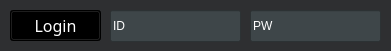
   <widget class="QWidget" name="widget" native="true">
    <property name="geometry">
     <rect>
      <x>10</x>
      <y>0</y>
      <width>391</width>
      <height>51</height>
     </rect>
    </property>
    <property name="styleSheet">
     <string notr="true">background-color: rgb(46, 47, 49);</string>
    </property>
    <widget class="QLineEdit" name="login_ID">
     <property name="geometry">
      <rect>
       <x>110</x>
       <y>10</y>
       <width>131</width>
       <height>32</height>
      </rect>
     </property>
     <property name="styleSheet">
      <string notr="true">background-color: rgb(62, 70, 73);
color: rgb(255, 255, 255);</string>
     </property>
     <property name="text">
      <string>ID</string>
     </property>
    </widget>
    <widget class="QLineEdit" name="login_Pw">
     <property name="geometry">
      <rect>
       <x>250</x>
       <y>10</y>
       <width>131</width>
       <height>32</height>
      </rect>
     </property>
     <property name="styleSheet">
      <string notr="true">background-color: rgb(62, 70, 73);
color: rgb(255, 255, 255);</string>
     </property>
     <property name="text">
      <string>PW</string>
     </property>
    </widget>
    <widget class="QPushButton" name="login_Bt">
     <property name="geometry">
      <rect>
       <x>10</x>
       <y>10</y>
       <width>91</width>
       <height>31</height>
      </rect>
     </property>
     <property name="font">
      <font>
       <family>맑은 고딕</family>
       <pointsize>12</pointsize>
       <weight>9</weight>
       <italic>false</italic>
       <bold>false</bold>
      </font>
     </property>
     <property name="styleSheet">
      <string notr="true">background-color: rgb(0, 0, 0);
color: rgb(255, 255, 255);
font: 75 12pt &quot;맑은 고딕&quot;;</string>
     </property>
     <property name="text">
      <string>Login</string>
     </property>
    </widget>
   </widget>
